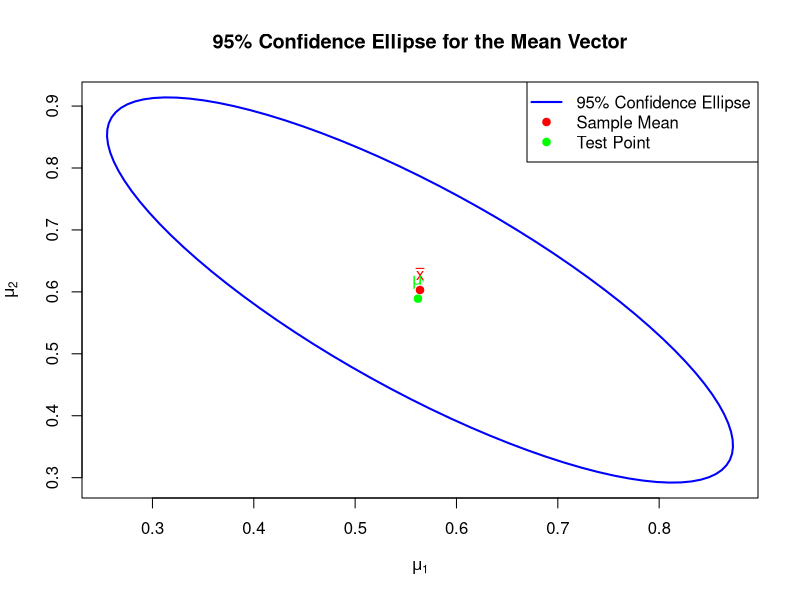
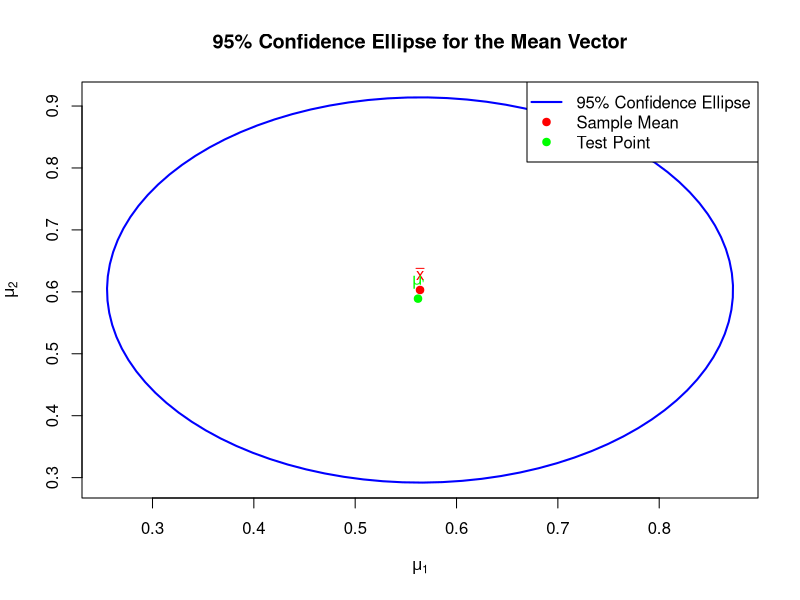

Reproduce these figures in R, in order.
# Load necessary libraries
library(ellipse)



# Given data
n <- 42  # Sample size
x_bar <- c(0.564, 0.603)  # Sample mean vector
mu_0=c(0.562, 0.589)
D=x_bar-mu_0
D
S <- matrix(c(0.0144, -0.0117, -0.0117, 0.0146), nrow = 2)  # Covariance matrix
n*(D%*%solve(S)%*%D)
det(S)

# Calculate the critical value for the confidence ellipse
F_value=qf(0.95, df1=2, df2=40)
#F_value <- 3.23  # Critical value from the F-distribution for F(2, 40, 0.05)
c_squared <- (2 * (n - 1) / (n - 2)) * F_value
c_squared
# Generate the ellipse
confidence_ellipse <- ellipse(S, center = x_bar, t = sqrt(c_squared), level = 0.95)

#?ellipse()

# Plot the ellipse
plot(confidence_ellipse, type = "l", lwd = 2, col = "blue",
     xlab = expression(mu[1]), ylab = expression(mu[2]),
     main = "95% Confidence Ellipse for the Mean Vector")
points(x_bar[1], x_bar[2], col = "red", pch = 19)  # Mark the sample mean
text(x_bar[1], x_bar[2], labels = expression(bar(x)), pos = 3, col = "red")

# Add the test point
test_point <- c(0.562, 0.589)
points(test_point[1], test_point[2], col = "green", pch = 19)
text(test_point[1], test_point[2], labels = expression(mu["'"]), pos = 3, col = "green")

# Add legend
legend("topright", legend = c("95% Confidence Ellipse", "Sample Mean", "Test Point"),
       col = c("blue", "red", "green"), lwd = c(2, NA, NA), pch = c(NA, 19, 19))

######################################################################################
#The covariance determies the shape and the orientation of the ellipse
S <- matrix(c(0.0144, -0.0117, -0.0117, 0.0146), nrow = 2)  # Covariance matrix
S <- matrix(c(0.0144, 0, 0, 0.0146), nrow = 2)  # Covariance matrix

# Generate the ellipse
confidence_ellipse <- ellipse(S, center = x_bar, t = sqrt(c_squared), level = 0.95)


# Plot the ellipse
plot(confidence_ellipse, type = "l", lwd = 2, col = "blue",
     xlab = expression(mu[1]), ylab = expression(mu[2]),
     main = "95% Confidence Ellipse for the Mean Vector")
points(x_bar[1], x_bar[2], col = "red", pch = 19)  # Mark the sample mean
text(x_bar[1], x_bar[2], labels = expression(bar(x)), pos = 3, col = "red")

# Add the test point
test_point <- c(0.562, 0.589)
points(test_point[1], test_point[2], col = "green", pch = 19)
text(test_point[1], test_point[2], labels = expression(mu["'"]), pos = 3, col = "green")

# Add legend
legend("topright", legend = c("95% Confidence Ellipse", "Sample Mean", "Test Point"),
       col = c("blue", "red", "green"), lwd = c(2, NA, NA), pch = c(NA, 19, 19))




####################################################################################
# Example 3
sample_mean_3 <- c(78, 82, 86)
hypothesized_mean_3 <- c(75, 80, 85)
cov_matrix_3 <- matrix(c(10, 4, 3,
                         4, 8, 2,
                         3, 2, 9), nrow = 3, byrow = TRUE)
n_3 <- 35  # Sample size



##Example 4
sample_mean_4 <- c(85, 78, 73, 90)
hypothesized_mean_4 <- c(80, 75, 70, 85)
cov_matrix_4 <- matrix(c(15, 3, 2, 5,
                         3, 12, 4, 2,
                         2, 4, 10, 3,
                         5, 2, 3, 9), nrow = 4, byrow = TRUE)
n_4 <- 40  # Sample size


# Example 5
sample_mean_5 <- c(205, 195, 185, 215, 225)
hypothesized_mean_5 <- c(200, 190, 180, 210, 220)
cov_matrix_5 <- matrix(c(25, 3, 4, 5, 6,
                         3, 20, 2, 3, 4,
                         4, 2, 22, 2, 3,
                         5, 3, 2, 18, 4,
                         6, 4, 3, 4, 19), nrow = 5, byrow = TRUE)
n_5 <- 50  # Sample size





# Function to compute Hotelling's T² statistic
hotelling_test <- function(sample_mean, hypothesized_mean, cov_matrix, n) {

    # Compute the difference between sample mean and hypothesized mean
  diff_mean <- sample_mean - hypothesized_mean
  
  # Inverse of the covariance matrix
  inv_cov <- solve(cov_matrix)
  
  # Compute Hotelling's T² statistic
  t2_stat <- n * t(diff_mean) %*% inv_cov %*% diff_mean
  t2_stat <- as.numeric(t2_stat) # Convert matrix to scalar
  
  # Degrees of freedom
  p <- length(sample_mean_3)
  df1 <- p
  df2 <- n - p
  
  # Compute the F-statistic
  f_stat <- (df2 / (p * (n - 1))) * t2_stat
  
  # Critical value for F distribution
  alpha <- 0.05  # Set significance level
  f_crit <- qf(1 - alpha, df1, df2)
  
  # Decision
  decision <- ifelse(f_stat > f_crit, "Reject H0", "Fail to reject H0")
  
  return(list(T2 = t2_stat, F_value = f_stat, F_critical = f_crit, decision = decision))
}


# Perform Hotelling's T² test for each dataset
result_1 <- hotelling_test(sample_mean_3, hypothesized_mean_3, cov_matrix_3, n_3)
result_2 <- hotelling_test(sample_mean_4, hypothesized_mean_4, cov_matrix_4, n_4)
result_3 <- hotelling_test(sample_mean_5, hypothesized_mean_5, cov_matrix_5, n_5)

# Print the results
print("Results for example 3:")
print(result_1)

print("Results for example 4:")
print(result_2)

print("Results for example 5:")
print(result_3)
